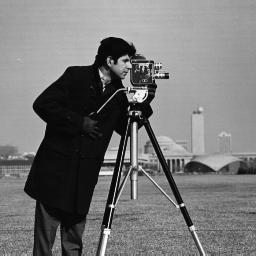
#> input picture cameraman.jpg, 256 x 256 px, found by its file name
$ python simAutoFocusWithHighPassFilteringPurePHA.py
#> lines starting #> are read from the running program, lines starting #| are printed output that depends on the picture; long printed decimals are rounded
"""
High Pass Filtering for the uniform criteria of autofocus
Written by Dong, Zhao
Oct 21, 2024 A.D.
-------------------------------------
Information Optics Lab
Hebei University of Engineering, Handan, Hebei Province 056038, P. R. China
handandong@163.com
"""

import numpy as np
import cv2
import matplotlib.pyplot as plt
import  matplotlib
import time
from scipy.optimize import minimize, minimize_scalar, dual_annealing
import subRoutine4Holo as srh

# 1. 读取图片并灰度化，赋予振幅（0-1）和相位（0-4pi）,同时图片边缘部分补齐0
def get_complex_amplitude(image_path):
    img = cv2.imread(image_path, cv2.IMREAD_GRAYSCALE)
#> img is the input picture: shape (256, 256); min 0, max 255, mean 118.7

    img = img / 255.0  # 将灰度值归一化到0~1
    img_normalized = img
    h, w = img.shape
#> h = 256; w = 256
    # 取图片的中心部分，裁剪为正方形
    min_dim = min(h, w)
#> min_dim = 256
    cropped_img = img[(h - min_dim) // 2:(h + min_dim) // 2, (w - min_dim) // 2:(w + min_dim) // 2]

    # 调整为400x400大小
    resized_img = cv2.resize(img, (512, 512))

    # 扩展为512x512，并在周围填充灰度为0的元素
    padded_img = resized_img

    amplitude = padded_img  # 振幅为归一化后的灰度值
    phase = amplitude * np.pi
    # complex_amplitude = amplitude*np.exp(1j*phase)  # Complex
    complex_amplitude = np.exp(1j * phase)  # Complex
    # complex_amplitude = amplitude  # Complex
    return complex_amplitude, img_normalized


# 2. 角谱衍射计算，lambda=532nm
def angular_spectrum_diffraction(input_field, z, wavelength, pixel_size):
#> called with input_field = array of shape (512, 512), z = 0.35, wavelength = 5.32e-07, pixel_size = 4.8e-06
    M, N = input_field.shape
#> M = 512; N = 512
    k = 2 * np.pi / wavelength  # 波数 k
    fx = np.fft.fftshift(np.fft.fftfreq(N, d=pixel_size))
#> fx = 512 values from -104166.7 to 103759.8
    fy = np.fft.fftshift(np.fft.fftfreq(M, d=pixel_size))
#> fy = 512 values from -104166.7 to 103759.8
    FX, FY = np.meshgrid(fx, fy)
    H = np.exp(1j * k * z * np.sqrt(1 - (wavelength ** 2) * (FX ** 2 + FY ** 2)))
    U1 = np.fft.fftshift(np.fft.fft2(input_field))
    U2 = U1 * H
    output_field = np.fft.ifft2(np.fft.ifftshift(U2))
    return output_field

def anglular_spectrumm_diffraction_filter(input_field, z, wavelength, pixel_size):
    M, N = input_field.shape
    k = 2 * np.pi / wavelength  # 波数 k
    fx = np.fft.fftshift(np.fft.fftfreq(N, d=pixel_size))
    fy = np.fft.fftshift(np.fft.fftfreq(M, d=pixel_size))
    FX, FY = np.meshgrid(fx, fy)
    H = np.exp(1j * k * z * np.sqrt(1 - (wavelength ** 2) * (FX ** 2 + FY ** 2)))
    sigma = 0.000007
    Mask = 1 - np.exp(-(wavelength**2)*(FX ** 2 + FY ** 2) / 2 / sigma)
    # Mask = 0
    U1 = np.fft.fftshift(np.fft.fft2(input_field))
    U2 = U1 * H * Mask
    output_field_filtered = np.fft.ifft2(np.fft.ifftshift(U2))
    return output_field_filtered

# 3. 角谱滤波，输出滤波后的Fourier谱，然后根据z值输出相应的滤波后的光场
def spectra_filtered(input_field,pixel_size,wavelength):
    """
    :param input_field:
    :param pixel_size:
    :param sigma: 滤波系数
    :param c: 压缩系数
    :return:
    """
    M, N = input_field.shape

    fx = np.fft.fftshift(np.fft.fftfreq(N, d=pixel_size))
    fy = np.fft.fftshift(np.fft.fftfreq(M, d=pixel_size))
    FX, FY = np.meshgrid(fx, fy)
    sigma = 0.000007
    Mask = 1 - np.exp(-(wavelength**2)*(FX ** 2 + FY ** 2) / 2 / (sigma))
    # Mask = 1
    U1 = np.fft.fftshift(np.fft.fft2(input_field))
    U2 = U1 * Mask
    return U2, FX, FY

# 4. 聚焦判据
def MD(Uc, region=None):
    if region:
        x_min, y_min, x_max,  y_max = region
        Uc = Uc[y_min:y_max, x_min:x_max]
    # 计算复数模的平方并求和
    Md = np.sum(np.abs(Uc))
    return Md


# 5.反向 Fresnel 衍射的函数，计算在某个 z 值下的滤波后的聚焦判据值
def Md_reverse_fresnel_diffraction(z, input_spectra,FX, FY, wavelength, region=None):
    # 计算衍射场 U(z)
    H = np.exp(1j * 2* np.pi * z * np.sqrt(1 - (wavelength ** 2) * (FX ** 2 + FY ** 2))/wavelength)
    diffraction_field = np.fft.ifft2(np.fft.ifftshift(input_spectra * H))
    # 使用聚焦判据函数 MD 来计算聚焦质量
    Md_value = MD(diffraction_field, region)
    return Md_value


# 6. 拟牛顿法优化 z
def optimize_focus(input_spectra,FX, FY, wavelength, region=None):
    initial_z = -300e-3
    bounds = [(-400e-3, -200e-3)]  # z 的搜索范围是 -200mm 到 0mm
    result = minimize(Md_reverse_fresnel_diffraction, initial_z, args=(input_spectra, FX, FY, wavelength, region),
                      method='L-BFGS-B', bounds=bounds)
    return result.x, result.fun


def find_optimal_z(input_spectra,FX, FY, wavelength,   region=None):
    # Minimize the function with respect to z, passing the extra arguments via 'args'
    result = minimize_scalar(Md_reverse_fresnel_diffraction,
                             bounds=(-400e-3, -200e-3),
                             args=(input_spectra, FX, FY, wavelength, region),
                             method='bounded',
                             # tol = 0.1,
                             # options = {
                             #     'xatol': 0.001}
                             )
    return result.x, result.fun


# 7. z 值扫描
def scan_focus(input_spectra,FX, FY,wavelength, z_min, z_max, z_step,region=None):
    z_values = np.arange(z_min, z_max + z_step, z_step)  # z 的取值范围
    Md_values = []
    for z in z_values:
        Md_value = Md_reverse_fresnel_diffraction(z, input_spectra,FX, FY, wavelength, region)
        Md_values.append(Md_value)
    return z_values, Md_values


#8 压缩图像
def compress_complex_amplitude(complex_amplitude, a, pixel_size, region=None):
    """
    对复振幅进行抽样压缩，同时调整像素尺寸。

    参数:
    complex_amplitude -- 输入的复振幅矩阵（二维复数矩阵）
    a -- 压缩系数，决定压缩的比例（0 < a <= 1，a越小，压缩程度越高）
    pixel_size -- 原始图像的像素大小


    返回:
    compressed_amplitude -- 压缩后的复振幅矩阵
    pixel -- 压缩后的像素大小
    """

    # 分离实部和虚部
    real = np.real(complex_amplitude)
    imag = np.imag(complex_amplitude)
    # phase = least_squares(phase)

    # 原始图像尺寸
    original_height, original_width = complex_amplitude.shape

    # 计算压缩后的尺寸
    new_width = int(original_width * a)
    new_height = int(original_height * a)

    #实部和虚部按压缩系数进行降采样
    real_resized = cv2.resize(real, (new_width, new_height), interpolation=cv2.INTER_AREA)
    imag_resized = cv2.resize(imag, (new_width, new_height), interpolation=cv2.INTER_AREA)

    # 压缩后的像素大小
    pixel_size1 = pixel_size / a

    # 重建压缩后的复振幅矩阵
    compressed_amplitude = real_resized + 1j * imag_resized
    if region is not None and a != 1:
        # 调整区域的左上角和右下角坐标
        # 计算新的区域位置
        new_region = [
            int(region[0] * a),  # 左上角 X 坐标
            int(region[1] * a),  # 左上角 Y 坐标
            int(region[2] * a),  # 右下角 X 坐标
            int(region[2] * a)  # 右下角 Y 坐标
        ]
    else:
        # 如果没有区域或者压缩系数为 1，直接使用原区域
        new_region = region

    return compressed_amplitude, pixel_size1, new_region

# 主程序
if __name__ == "__main__":
    wavelength = 532e-9  # 532nm
    pixel_size = 4.8e-6  # 假设像素大小为4.8微米
    image_path = 'F:\BaiduSyncdisk\FocusDH\simSample\Cameraman.jpg'
    matplotlib.use('Qt5Agg')

    # Step 1: 获取复振幅
    complex_amplitude, gray_image = get_complex_amplitude(image_path)

    # Step 2:生成衍射复振幅
    Uc = angular_spectrum_diffraction(complex_amplitude, 350.20e-3, wavelength, pixel_size)  # 示例z=100mm

    A0 = np.fft.fftshift(np.fft.fft2(Uc))
    plt.figure(figsize=(6, 6))
    plt.imshow(np.abs(Uc) ** 2, cmap='gray', vmin=0, vmax=np.max(np.abs(Uc) ** 2))
    plt.title("Diffraction Pattern Intensity")
    plt.colorbar()
    plt.show()

    plt.figure(figsize=(6, 6))
    plt.imshow(np.log(1 + np.abs(A0)))
    plt.title("Frequency Pattern Intensity")
    plt.colorbar()
    plt.show()
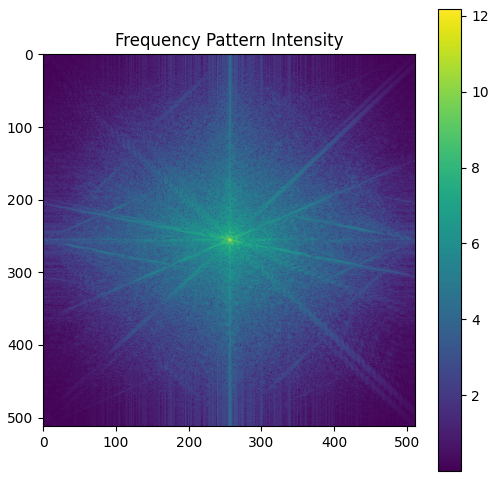
#> figure drawn by matplotlib, 2 panels


    U0 = anglular_spectrumm_diffraction_filter(Uc, -347E-3, wavelength, pixel_size)
    plt.figure(figsize=(6, 6))
    plt.imshow(np.abs(U0) ** 2, cmap='gray')
    plt.colorbar()  # 可选：添加颜色条来显示数值范围
    plt.title("Diffraction Pattern Intensity")
    plt.show()
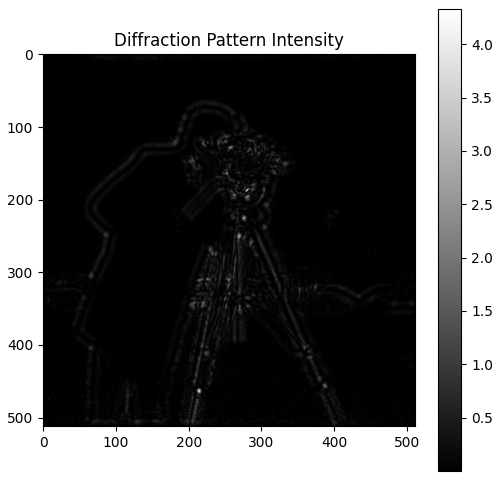
#> figure drawn by matplotlib, 2 panels

    compression_rates = [1.0, 0.5, 0.2]
    z_min = -400e-3  # 最小 z 值 -400mm
    z_max = -200e-3  # 最大 z 值 -200mm
    z_step = 1e-3  # 每次步长 1mm

        # 假设有不同压缩率的结果存储在列表中
    all_z_values = []  # 用于存储所有的 z 值
    all_Md_values = []  # 用于存储所有的 Md 值
    all_Md_normalized = []  # 用于存储归一化后的 Md 值

    # 假设 min_Md 和 optimal_z 是Brent方法的结果
    all_min_Md_normalized = []  # 用于存储每个压缩率下Brent的最小Md归一化结果
    all_optimal_z = []  # 用于存储每个压缩率下Brent的最优z值

    for rate in compression_rates:
        print(f"开始处理压缩率：{rate}")
        # 压缩数据
        start_time = time.time()

        Uc_compressed, pixel_size_compressed,_ = compress_complex_amplitude(Uc, rate, pixel_size)
        if rate == 1:
            start_time = time.time()

        input_spectra, FX, FY= spectra_filtered(Uc_compressed, pixel_size_compressed,wavelength)
        # 使用 scan_focus 计算 Md-z 数据
        z_values, Md_values = scan_focus(input_spectra, FX, FY, wavelength,  z_min, z_max, z_step)
        end_time = time.time()

        # 计算运行时间
        execution_time = end_time - start_time
        print(f"压缩率 {rate} 的运行时间: {execution_time:.3f} 秒")

                # 计算Md的最大值和最小值
        Md_max = max(Md_values)
        Md_min = min(Md_values)

        # 对Md进行归一化
        Md_normalized = [(Md - Md_min) / (Md_max - Md_min) for Md in Md_values]

            # 存储每个压缩率的结果
        all_z_values.append(z_values)
        all_Md_values.append(Md_values)
        all_Md_normalized.append(Md_normalized)
        # 保存归一化后的Md-z数据到文件
        output_filename = f"SimPHA_Md_z_normalized_compression_rate_{rate}.txt"
        with open(output_filename, 'w') as f:
            for z, Md_norm in zip(z_values, Md_normalized):
                f.write(f"{-1000*z:.6f} {Md_norm:.6f}\n")
        print(f"归一化后的Md-z数据已保存到 {output_filename}")

                # 使用 Brent 方法进行优化计算
        start_time_brent = time.time()
        # Uc_compressed, pixel_size_compressed = compress_complex_amplitude(Uc, rate, pixel_size)
        optimal_z, min_Md = find_optimal_z(input_spectra,FX, FY, wavelength)
        end_time_brent = time.time()
            # 计算Brent方法运行时间
        brent_execution_time = end_time_brent - start_time_brent
        min_Md_normalized = (min_Md - Md_min) / (Md_max - Md_min)
        print(f"Brent方法最小归一化Md值: {min_Md_normalized:.6f}")


        # 存储 Brent 方法的最优值和归一化的 Md
        all_min_Md_normalized.append(min_Md_normalized)
        all_optimal_z.append(optimal_z)

        print(f"Brent方法运行时间（压缩率 {rate}）: {brent_execution_time:.3f} 秒")
        print(f"Brent方法得到的离焦距离{rate}：聚焦位置{-1000*optimal_z:.2f}mm")
#> this loop made 3 passes
#> (pixel_size_compressed, Md_max, Md_min, optimal_z, min_Md, min_Md_normalized) on pass 1: (4.8e-06, 54381.1, 35603.4, -0.35, 35528.3, -0.004)
#> pixel_size_compressed on pass 2: 9.6e-06
#| Brent方法最小归一化Md值: -0.003998
#| Brent方法得到的离焦距离1.0：聚焦位置349.88mm
#| Brent方法最小归一化Md值: -2.2e-05
#| Brent方法得到的离焦距离0.5：聚焦位置350.02mm
#| Brent方法最小归一化Md值: -0.004679
#| Brent方法得到的离焦距离0.2：聚焦位置347.44mm
#> pass 1, in compress_complex_amplitude, `real = np.real(complex_amplitude)`:
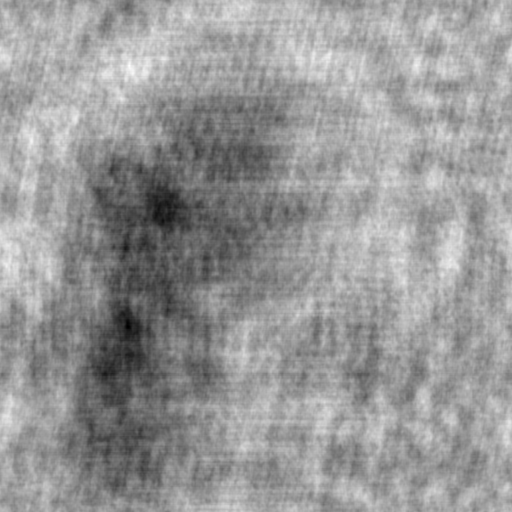
#> real: shape (512, 512) float64; min -1.74, max 2.28, mean 0.653; drawn with min black and max white
#> pass 1, in compress_complex_amplitude, `imag = np.imag(complex_amplitude)`:
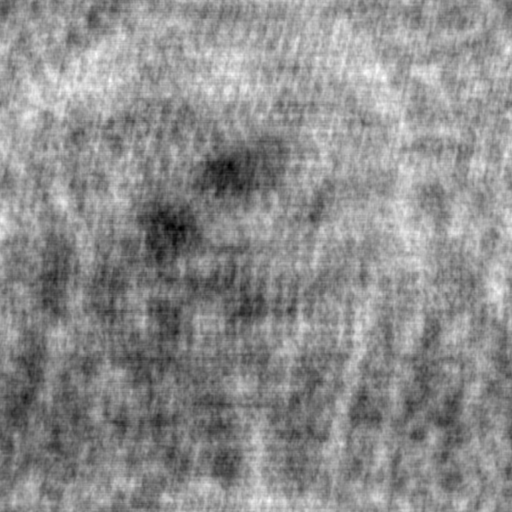
#> imag: shape (512, 512) float64; min -1.96, max 0.938, mean -0.359; drawn with min black and max white
#> pass 1, `input_spectra, FX, FY= spectra_filtered(Uc_compressed, pixel_size_comp..`:
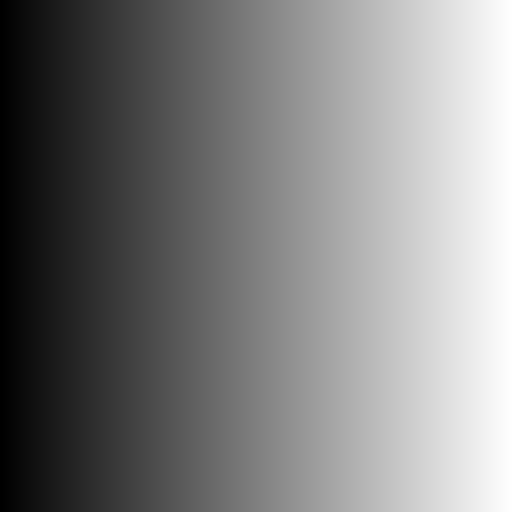
#> FX: shape (512, 512) float64; min -104166.7, max 103759.8, mean -203.5; drawn with min black and max white
#> pass 1, `input_spectra, FX, FY= spectra_filtered(Uc_compressed, pixel_size_comp..`:
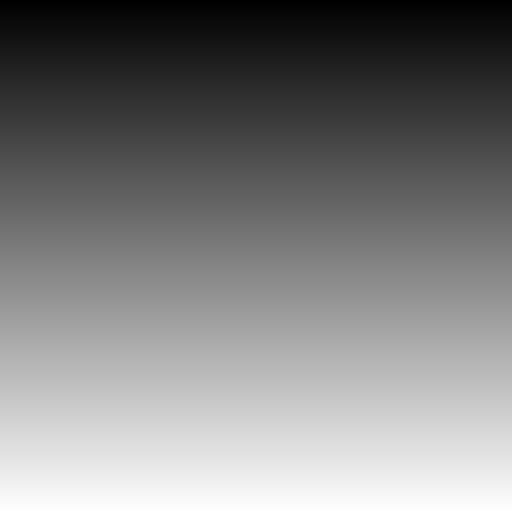
#> FY: shape (512, 512) float64; min -104166.7, max 103759.8, mean -203.5; drawn with min black and max white

    # 绘制每个压缩率的 Md-z 曲线
    for i, rate in enumerate(compression_rates):
        plt.plot(all_z_values[i], all_Md_normalized[i], label=f"压缩率 {rate}", linewidth=2)

        # 在图中标记 Brent 方法的最优点
        plt.scatter(all_optimal_z[i], all_min_Md_normalized[i], label=f"Brent最优点（压缩率 {rate})", s=100, marker="x")

    # 设置图形标题和标签
    plt.title("不同压缩率下的 Md-z 曲线")
    plt.xlabel("z (m)")
    plt.ylabel("归一化的 Md 值")

    # 显示图例
    plt.legend()

    # 显示网格
    plt.grid(True)

    # 显示图形
    plt.show()
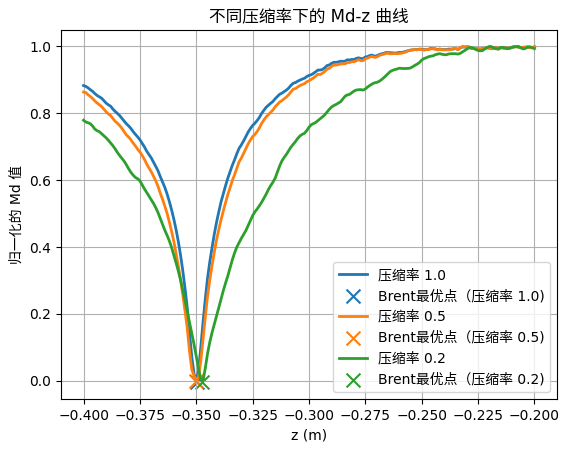
#> figure drawn by matplotlib, 1 panel; curve peaks at x = -0.208, y = 1; curve peaks at x = -0.208, y = 1; curve peaks at x = -0.22, y = 1

$ run again, with 2017-11-05_16_52_20_466.bmp saved as cameraman.jpg
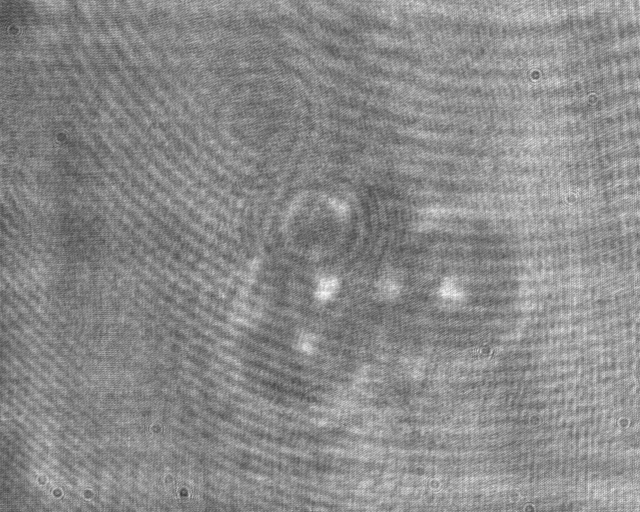
#> input picture 2017-11-05_16_52_20_466.bmp, 1280 x 1024 px, found by its file name (shown at 1/2 size)
#> in get_complex_amplitude, img is the input picture: shape (1024, 1280); min 44, max 255, mean 138.1
#> the loop `for rate in compression_rates:` made 3 passes
#> (pixel_size_compressed, Md_max, Md_min, optimal_z, min_Md, min_Md_normalized) on pass 1: (4.8e-06, 46185.3, 45089.3, -0.283, 46022.1, 0.851)
#> (printed output is left out)
#> pass 1, in compress_complex_amplitude, `imag = np.imag(complex_amplitude)`:
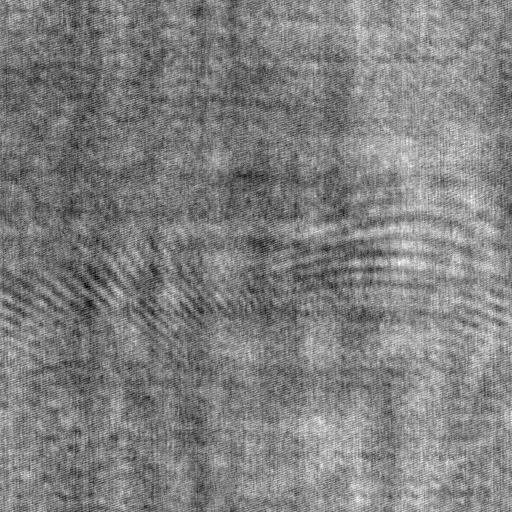
#> imag: shape (512, 512) float64; min -1.18, max 0.543, mean -0.313; drawn with min black and max white
#> `plt.show()`:
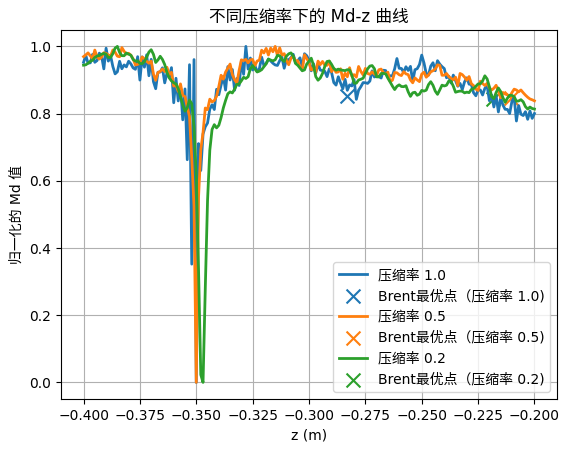
#> figure drawn by matplotlib, 1 panel; curve peaks at x = -0.328, y = 1; curve peaks at x = -0.315, y = 1; curve peaks at x = -0.385, y = 1

$ run again, with 2017-11-05_17_22_11_218.bmp saved as cameraman.jpg
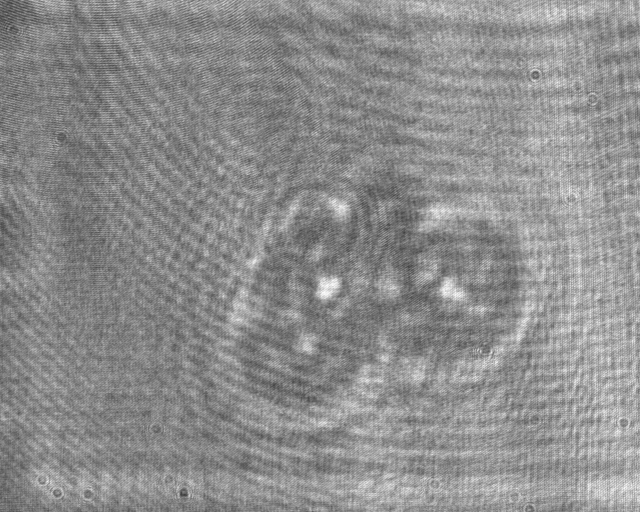
#> input picture 2017-11-05_17_22_11_218.bmp, 1280 x 1024 px, found by its file name (shown at 1/2 size)
#> in get_complex_amplitude, img is the input picture: shape (1024, 1280); min 45, max 255, mean 141
#> the loop `for rate in compression_rates:` made 3 passes
#> (pixel_size_compressed, Md_max, Md_min, optimal_z, min_Md, min_Md_normalized) on pass 1: (4.8e-06, 48060.9, 46726.8, -0.35, 46817.5, 0.068)
#> (printed output is left out)
#> pass 1, in compress_complex_amplitude, `imag = np.imag(complex_amplitude)`:
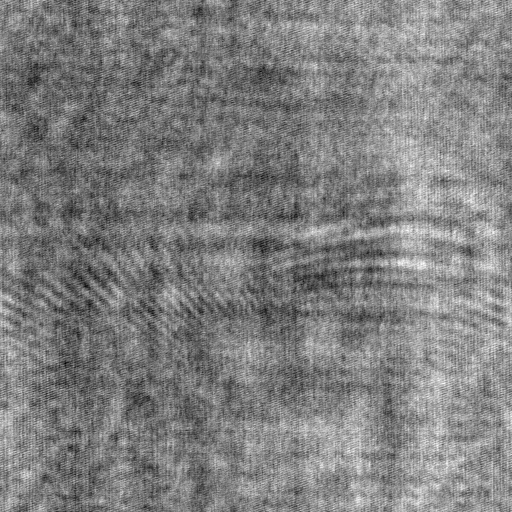
#> imag: shape (512, 512) float64; min -1.18, max 0.616, mean -0.28; drawn with min black and max white
#> `plt.show()`:
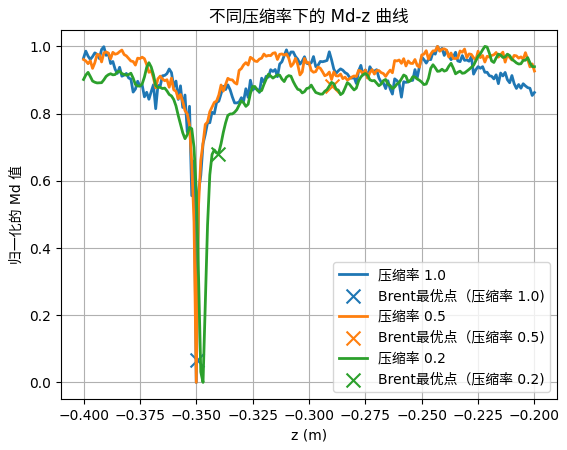
#> figure drawn by matplotlib, 1 panel; curve peaks at x = -0.243, y = 1; curve peaks at x = -0.243, y = 1; curve peaks at x = -0.222, y = 1
